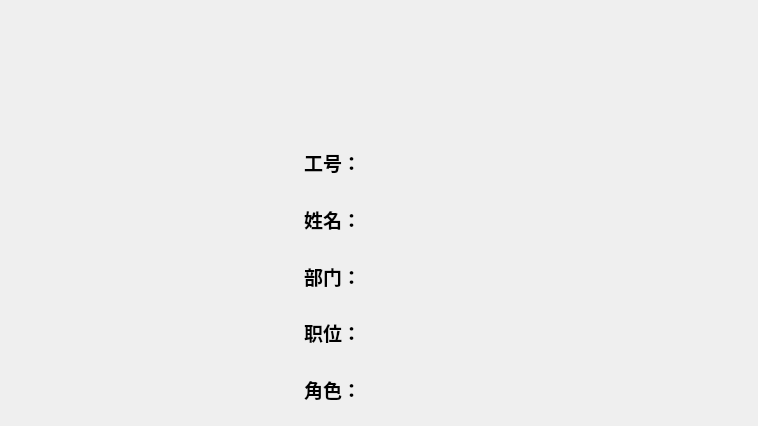
<?xml version="1.0" encoding="UTF-8"?>
<ui version="4.0">
 <class>DialogPersonInfo</class>
 <widget class="QDialog" name="DialogPersonInfo">
  <property name="geometry">
   <rect>
    <x>0</x>
    <y>0</y>
    <width>758</width>
    <height>426</height>
   </rect>
  </property>
  <property name="minimumSize">
   <size>
    <width>758</width>
    <height>426</height>
   </size>
  </property>
  <property name="maximumSize">
   <size>
    <width>758</width>
    <height>426</height>
   </size>
  </property>
  <property name="windowTitle">
   <string>Dialog</string>
  </property>
  <layout class="QGridLayout" name="gridLayout">
   <item row="0" column="0">
    <widget class="QLabel" name="labelPhoto">
     <property name="minimumSize">
      <size>
       <width>150</width>
       <height>120</height>
      </size>
     </property>
     <property name="maximumSize">
      <size>
       <width>150</width>
       <height>120</height>
      </size>
     </property>
     <property name="font">
      <font>
       <family>仿宋</family>
       <pointsize>14</pointsize>
       <bold>true</bold>
      </font>
     </property>
     <property name="text">
      <string/>
     </property>
    </widget>
   </item>
   <item row="1" column="0">
    <layout class="QVBoxLayout" name="verticalLayout">
     <item>
      <widget class="QLabel" name="labelNo">
       <property name="font">
        <font>
         <family>仿宋</family>
         <pointsize>14</pointsize>
         <bold>true</bold>
        </font>
       </property>
       <property name="text">
        <string>工号：</string>
       </property>
      </widget>
     </item>
     <item>
      <widget class="QLabel" name="labelName">
       <property name="font">
        <font>
         <family>仿宋</family>
         <pointsize>14</pointsize>
         <bold>true</bold>
        </font>
       </property>
       <property name="text">
        <string>姓名：</string>
       </property>
      </widget>
     </item>
     <item>
      <widget class="QLabel" name="labelDepartment">
       <property name="font">
        <font>
         <family>仿宋</family>
         <pointsize>14</pointsize>
         <bold>true</bold>
        </font>
       </property>
       <property name="text">
        <string>部门：</string>
       </property>
      </widget>
     </item>
     <item>
      <widget class="QLabel" name="labelPosition">
       <property name="font">
        <font>
         <family>仿宋</family>
         <pointsize>14</pointsize>
         <bold>true</bold>
        </font>
       </property>
       <property name="text">
        <string>职位：</string>
       </property>
      </widget>
     </item>
     <item>
      <widget class="QLabel" name="labelRole">
       <property name="font">
        <font>
         <family>仿宋</family>
         <pointsize>14</pointsize>
         <bold>true</bold>
        </font>
       </property>
       <property name="text">
        <string>角色：</string>
       </property>
      </widget>
     </item>
    </layout>
   </item>
  </layout>
 </widget>
 <resources/>
 <connections/>
</ui>
